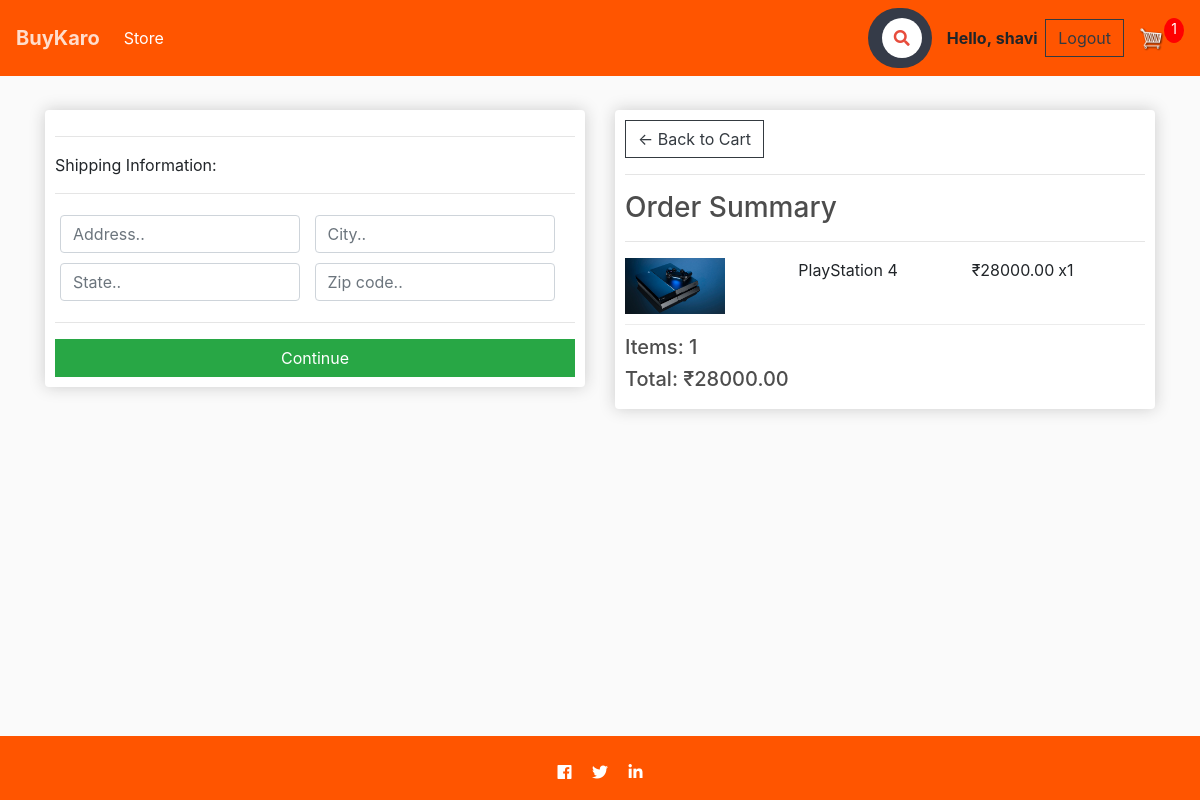
Screenshot of /checkout/ (signed in) with the database file from the repository.
### store/models.py (models this page shows, shortened)
class OrderItem(models.Model):
	product = models.ForeignKey(Product, on_delete=models.SET_NULL, null=True)
	order = models.ForeignKey(Order, on_delete=models.SET_NULL, null=True)
	quantity = models.IntegerField(default=0, null=True, blank=True)
	date_added = models.DateTimeField(auto_now_add=True)
	@property
	def get_total(self):
		total = self.product.price * self.quantity
		return total

class Product(models.Model):
	CATEGORY = (
			('Input','Input'),
	    	('Output','Output')
	    )
	name = models.CharField(max_length=200)
	price = models.FloatField()
	digital = models.BooleanField(default=False,null=True, blank=True)
	image = models.ImageField(null=True, blank=True)
	description= models.CharField(max_length=200,null=True,blank=True)
	date_created= models.DateTimeField(auto_now_add=True,null=True)
	@property
	def imageURL(self):
		try:
			url = self.image.url
		except:
			url = ''
		return url

class Order(models.Model):
	STATUS = (
	    	('Pending','Pending'),
	    	('Out for delivery','Out for delivery'),
	    	('Delivered','Delivered')
	    	)
	customer = models.ForeignKey(Customer, on_delete=models.SET_NULL, null=True, blank=True)
	Product = models.ForeignKey(Product, null=True, on_delete=models.SET_NULL)
	date_ordered = models.DateTimeField(auto_now_add=True)
	status = models.CharField(max_length=200,null= True,choices=STATUS)
	note = models.CharField(max_length=1000,null= True)
	complete = models.BooleanField(default=False)
	transaction_id = models.CharField(max_length=100, null=True)
	@property
	def shipping(self):
		shipping = False
		orderitems = self.orderitem_set.all()
		for i in orderitems:
			if i.product.digital == False:
				shipping = True
		return shipping
	@property
	def get_cart_total(self):
		orderitems = self.orderitem_set.all()
		total = sum([item.get_total for item in orderitems])
		return total
	@property
	def get_cart_items(self):
		orderitems = self.orderitem_set.all()
		total = sum([item.quantity for item in orderitems])
		return total

### store/decorators.py (the view)
	def wrapper_func(request,*args,**kwargs):
		data = cartData(request)
		cartItems = data['cartItems']
		if cartItems == 0:
			return redirect("store")
		else:
			return view_func(request,*args,**kwargs)

### store/utils.py (called while the page is built)
def cartData(request):
	if request.user.is_authenticated:
		customer = request.user.customer
		order, created = Order.objects.get_or_create(customer=customer, complete=False)
		items = order.orderitem_set.all()
		cartItems = order.get_cart_items
	else:
		cookieData = cookieCart(request)
		cartItems = cookieData['cartItems']
		order = cookieData['order']
		items = cookieData['items']
	return {'cartItems':cartItems ,'order':order, 'items':items}

### store/views.py (called while the page is built)
@emptycart
def checkout(request):
	data = cartData(request)
	cartItems = data['cartItems']
	order = data['order']
	items = data['items']
	context = {'items':items, 'order':order, 'cartItems':cartItems}
	return render(request, 'store/checkout.html', context)

### store/templates/store/checkout.html (shortened to what this page needs)
{% extends 'store/main.html' %}
{% load static %}
{% block content %}
     <div class="row">
		<div class="col-lg-6">
			<div class="box-element" id="form-wrapper">
				<form id="form">
					<div id="shipping-info">
						<hr>
						<p>Shipping Information:</p>
						<hr>
						<div class="form-field">
							<input class="form-control" type="text" name="address" placeholder="Address..">
						</div>
						<div class="form-field">
							<input class="form-control" type="text" name="city" placeholder="City..">
						</div>
						<div class="form-field">
							<input class="form-control" type="text" name="state" placeholder="State..">
						</div>
						<div class="form-field">
							<input class="form-control" type="text" name="zipcode" placeholder="Zip code..">
						</div>
					</div>
					<hr>
					<input id="form-button" class="btn btn-success btn-block" type="submit" value="Continue">
				</form>
			</div>
			<br>
		</div>
		<div class="col-lg-6">
			<div class="box-element">
				<a  class="btn btn-outline-dark" href="{% url 'cart' %}">&#x2190; Back to Cart</a>
				<hr>
				<h3>Order Summary</h3>
				<hr>
				{% for item in items %}
				<div class="cart-row">
					<div style="flex:2"><img class="row-image" src="{{item.product.imageURL}}"></div>
					<div style="flex:2"><p>{{item.product.name}}</p></div>
					<div style="flex:1"><p>₹{{item.product.price|floatformat:2}}</p></div>
					<div style="flex:1"><p>x{{item.quantity}}</p></div>
				</div>
				{% endfor %}
				<h5>Items:   {{order.get_cart_items}}</h5>
				<h5>Total:   ₹{{order.get_cart_total|floatformat:2}}</h5>
			</div>
		</div>
	</div>
{% endblock content %}

### store/templates/store/main.html (shortened to what this page needs)
<!DOCTYPE html>
{% load static %}
<html>
<head>
	<link rel="stylesheet" href="https://stackpath.bootstrapcdn.com/bootstrap/4.4.1/css/bootstrap.min.css">
	<link rel="stylesheet" href="https://use.fontawesome.com/releases/v5.5.0/css/all.css">
<link rel="stylesheet" href="https://cdnjs.cloudflare.com/ajax/libs/font-awesome/4.7.0/css/font-awesome.min.css">
	<link rel="stylesheet" type="text/css" href="{% static 'css/main.css' %}">
</head>
<body>
	<nav class=" navbar navbar-expand-lg navbar-custom">
	  <a class="navbar-brand" href="{% url 'store' %}"><b>BuyKaro</b></a>
	  <div class="collapse navbar-collapse" id="navbarSupportedContent">
	    <ul class="navbar-nav mr-auto">
	      <li class="nav-item active">
	        <a class="nav-link" href="{% url 'store' %}">Store <span class="sr-only">(current)</span></a>
	      </li>
	    </ul>
<form method="get" action="/search">
<div class="container h-100">
<div class="d-flex justify-content-center h-100">
<div class="searchbar">
          <input class="search_input" type="text" name="query"
          id="query" placeholder="Search for your product...">
          <a class="search_icon"><i class="fas fa-search"></i></a>
</div>
</div>
</div>
</form>
	    <div class="form-inline my-2 my-lg-0">
	     	{% if user.is_authenticated %}
	     	<b>Hello,&nbsp;{{user}}&nbsp;&nbsp;</b><a href="{% url 'logout'%}"class="btn btn-outline-dark">Logout
	     	 </a>
	     	{% else %}
	     	<a href="{% url 'login'%}"class="btn btn-outline-dark">Login</a>
	     	{% endif %}
	     	<a href="{% url 'cart' %}">
	    		<img  id="cart-icon" src="{% static 'images/cart.png' %}">
	    	</a>
	    	<p id="cart-total">{{cartItems}}</p>
	    </div>
	  </div>
	</nav>
     <div class="container">
            <br>
            {% block content %}
            {% endblock content %}
         </div>
<footer  class="page-footer font-small special-color-dark pt-4 footer1">
  <div class="container">
    <ul class="list-unstyled list-inline text-center">
      <li class="list-inline-item">
        <a style="color: inherit;" href="https://www.facebook.com/ShaviSuri" target="_blank" class="btn-floating btn-fb mx-1">
          <i class="fab fa-facebook-f"> </i>
        </a>
      </li>
      <li class="list-inline-item">
        <a style="color: inherit;" href="https://twitter.com/shavi_suri?lang=en" target="_blank" class="btn-floating btn-tw mx-1">
          <i class="fab fa-twitter"> </i>
        </a>
      </li>
      <li class="list-inline-item">
        <a style="color: inherit;" href="https://www.linkedin.com/in/shavi-suri-72b02087/" target="_blank" class="btn-floating btn-li mx-1">
          <i class="fab fa-linkedin-in"> </i>
        </a>
      </li>
    </ul>
  </div>
</footer>
</body>
</html>

### static/css/main.css (style rules this page uses)
body { background-color: hsl(0, 0%, 98%); }
h1,h2,h3,h4,h5,h6 { color:hsl(0, 0%, 30%); }
.box-element { box-shadow:hsl(0, 0%, 80%) 0 0 16px; background-color: #fff; border-radius: 4px; padding: 10px; }
#cart-icon { width:25px; display: inline-block; margin-left: 15px; }
#cart-total { display: block; text-align: center; color:#fff; background-color: red; width: 20px; height: 25px; border-radius: 50%; font-size: 14px; }
.col-lg-4, .col-lg-6, .col-lg-8, .col-lg-12 { margin-top: 10px; }
.btn { border-radius: 0; }
.row-image { width: 100px; }
.form-field { width:250px; display: inline-block; padding: 5px; }
.cart-row { display: flex; align-items: flex-stretch; padding-bottom: 10px; margin-bottom: 10px; border-bottom: 1px solid #ececec; }
.navbar-custom { background-color: #ff5500; }
.navbar-custom .navbar-brand, .navbar-custom .navbar-text { color: rgba(255,255,255,.8); }
.navbar-custom .navbar-nav .nav-link { color: rgba(255,255,255,.5); }
.navbar-custom .nav-item.active .nav-link, .navbar-custom .nav-item:hover .nav-link { color: #ffffff; }
.searchbar { margin-bottom: auto; margin-top: auto; height: 60px; background-color: #353b48; border-radius: 30px; padding: 10px; }
.search_input { color: white; border: 0; outline: 0; background: none; width: 0; caret-color:transparent; line-height: 40px; transition: width 0.4s linear; }
.search_icon { background: white; color: #e74c3c !important; height: 40px; width: 40px; float: right; display: flex; justify-content: center; align-items: center; border-radius: 50%; text-decoration:none; }
body > .container { padding-bottom: 130px; }
.footer1 { position: fixed; left: 0; bottom: 0; width: 100%; background-color: #ff5500; color: white; text-align: center; }

### rows the page displays
OrderItem: product.imageURL (picture), product.name "PlayStation 4", product.price "28000.00", quantity "1"
Order: get_cart_items "1", get_cart_total "28000.00"

### other values shown
{{ user }} "shavi"
{{ cartItems }} "1"
